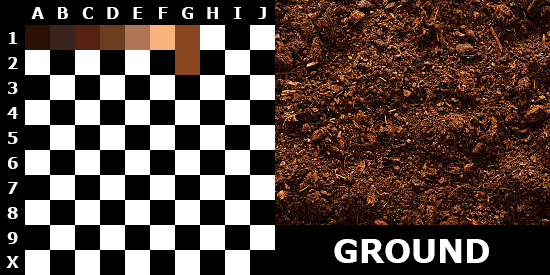
#> input picture samples/ground/0001.png, 550 x 275 px
$ python run.py
#> lines starting #> are read from the running program, lines starting #| are printed output that depends on the picture
import os
import random
from PIL import Image, ImageDraw

cell = 16                               # Cell size in pixels

grid_x = 64                             # Grid size by X in cells
grid_y = 64                             # Grid size by Y in cells

img_wdth = grid_x * cell                # Image width
img_hght = grid_y * cell                # Image height

quantity = 1                            # Number of generations

name = "ground"

image = Image.open("samples/" + name + "/0001.png")
#> image is the input picture: PIL image 550x275 RGB; mean R, G, B 87.2, 71.1, 64.1
sw = 550
sh = 275
seek = (sw * 25) + 25

pixels = list(image.getdata())
#> pixels = 151250 items

palette = []

matrix = [0, 0, 0, 0, 0, 0, 0, 0, 0, 0]

for row in range(10):
    for col in range(10):
        offset = ((row * (sw * 25)) + col * 25) + seek
        r = pixels[offset][0]
        g = pixels[offset][1]
        b = pixels[offset][2]
        n = str(r) + 'x' + str(g) + 'x' + str(b)
        if '0x0x0' != n and '255x255x255' != n:
            matrix[col] = matrix[col] + 1
            palette.append(pixels[offset])
#> after the loop, matrix = [1, 1, 1, 1, 1, 1, 2, 0, 0, 0]; palette = [(43, 17, 5), (57, 35, 29), (87, 32, 17), (110, 61, 32), (175, 117, 87), (249, 179, 124), (137, 71, 33), (137, 71, 33)]

for index, value in enumerate(matrix):
    print (chr(65 + index) + ' = ' + str(value))
#> this loop made 10 passes
#> value on passes 1 to 10: 1, 1, 1, 1, 1, 1, 2, 0, 0, 0
#| A = 1
#| B = 1
#| C = 1
#| D = 1
#| E = 1
#| F = 1
#| G = 2
#| H = 0
#> (further printed lines are left out)

def conv(hex):
    return tuple(int(hex[i:i+2], 16) for i in (0, 2, 4))

def save(image, index):
    filename = name + "_" + "0" * (4 - len(str(index))) + str(index) + ".png"
    if os.path.exists(filename):
        os.remove(filename)
    image.save(filename, "PNG")

for z in range(quantity):

    img = Image.new("RGB", (img_wdth, img_hght))
    draw = ImageDraw.Draw(img)

    for x in range(grid_x):
        for y in range(grid_y):
            r, g, b = palette[random.randint(0, len(palette) - 1)]
            draw.rectangle((x * cell, y * cell, x * cell + (cell - 1), y * cell + (cell - 1)), fill=(r, g, b))

    save(img, z)
#> this loop made 1 pass
#> pass 1, in save, `image.save(filename, "PNG")`:
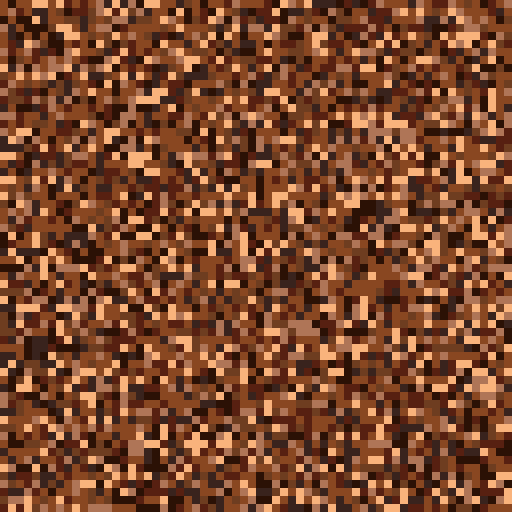
#> saved as ground_0000.png: PIL image 1024x1024 RGB (shown at 1/2 size); mean R, G, B 124.8, 73.1, 45.2

$ run again, with samples/ground/0000.png copied over samples/ground/0001.png
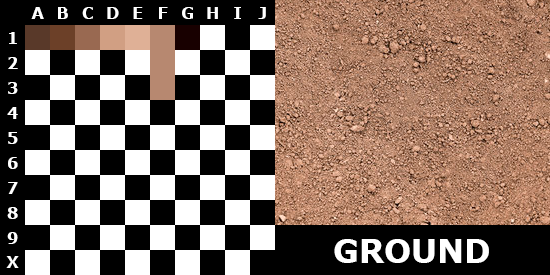
#> input picture samples/ground/0000.png, 550 x 275 px
#> image is the input picture: PIL image 550x275 RGB; mean R, G, B 131, 110.1, 98.5
#> pixels = 151250 items
#> after the loop `for row in range(10):`: matrix = [1, 1, 1, 1, 1, 3, 1, 0, 0, 0]; palette = [(89, 57, 41), (108, 64, 40), (153, 105, 81), (209, 159, 131), (223, 176, 150), (183, 136, 112), (24, 0, 0), (183, 136, 112), (183, 136, 112)]
#> the loop `for index, value in enumerate(matrix):` made 10 passes
#> value on passes 1 to 8: 1, 1, 1, 1, 1, 3, 1, 0
#> (printed output is left out)
#> the loop `for z in range(quantity): ` made 1 pass
#> pass 1, in save, `image.save(filename, "PNG")`:
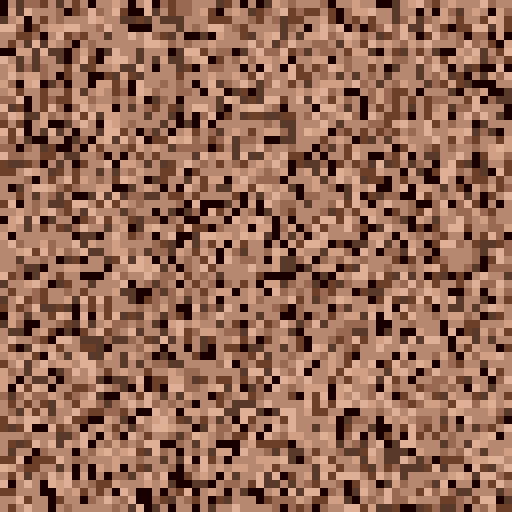
#> saved as ground_0000.png: PIL image 1024x1024 RGB (shown at 1/2 size); mean R, G, B 149, 106.3, 85.3
